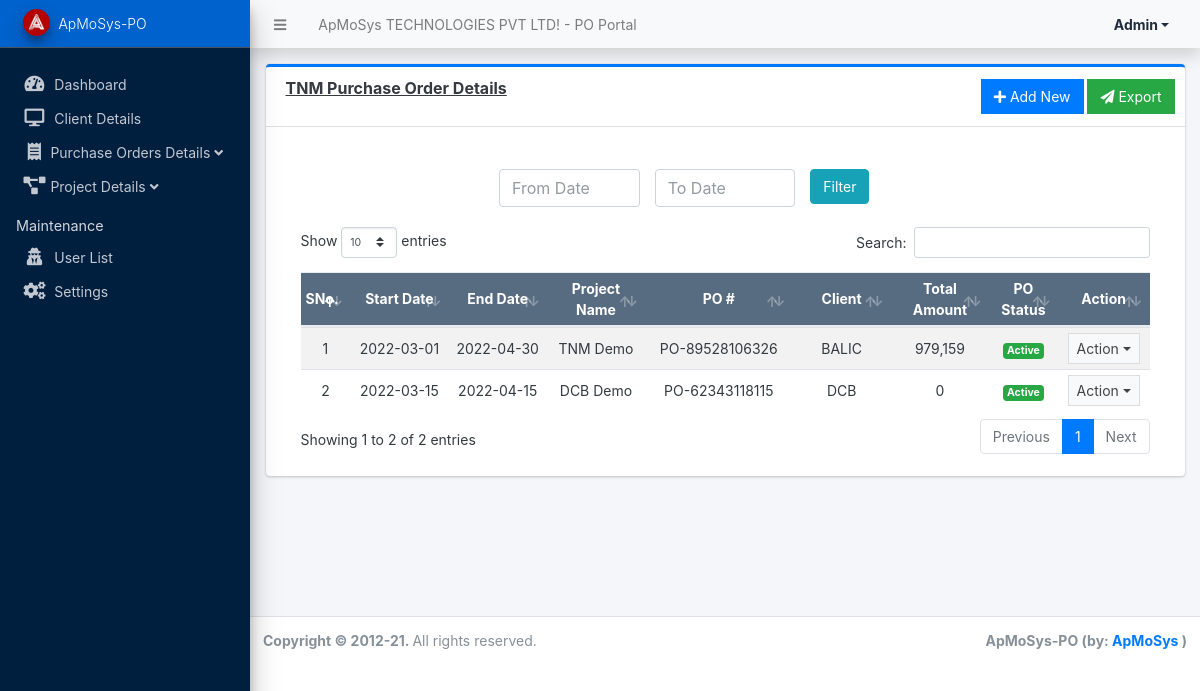
Page /admin/?page=purchase_orders_tnm (signed in) on the committed database.
### tables this page shows
CREATE TABLE `tnm_po_list` (
  `id` int(30) NOT NULL,
  `po_no` varchar(100) NOT NULL,
  `client_id` varchar(30) NOT NULL,
  `project_name` varchar(50) NOT NULL,
  `rm_apmosys` varchar(50) NOT NULL,
  `resource_level` varchar(50) DEFAULT NULL,
  `resource_name` varchar(50) DEFAULT NULL,
  `r_startdate` varchar(20) DEFAULT NULL,
  `r_enddate` varchar(20) DEFAULT NULL,
  `r_status` varchar(50) DEFAULT NULL,
  `monthly_billing` float DEFAULT NULL,
  `project_type` varchar(50) DEFAULT NULL,
  `resource_count` varchar(10) DEFAULT NULL,
  `per_resourcecount` float DEFAULT NULL,
  `tax_percentage` float DEFAULT NULL,
  `tax_amount` float DEFAULT NULL,
  `businesshead_comments` text DEFAULT NULL,
  `accountshead_comments` text DEFAULT NULL,
  `accountsteam_comments` text DEFAULT NULL,
  `director_comments` varchar(50) DEFAULT NULL,
  `status` varchar(11) DEFAULT NULL,
  `date_created` datetime DEFAULT current_timestamp(),
  `date_updated` datetime DEFAULT NULL ON UPDATE current_timestamp(),
  `startdate` varchar(50) DEFAULT NULL,
  `enddate` varchar(50) DEFAULT NULL,
  `businesshead_name` varchar(50) DEFAULT NULL,
  `accountshead_name` varchar(50) DEFAULT NULL,
  `bhead_approval` varchar(50) DEFAULT NULL,
  `ahead_approval` varchar(50) DEFAULT NULL,
  `invoice` varchar(50) DEFAULT NULL,
  `payment` varchar(20) DEFAULT NULL,
  `businessteam_comments` text DEFAULT NULL
);

### classes/DBConnection.php (called while the page is built, shortened)
<?php
class DBConnection{
    private $host = DB_SERVER;
    private $username = DB_USERNAME;
    private $password = DB_PASSWORD;
    private $database = DB_NAME;
    public $conn;
    public function __construct(){
        if (!isset($this->conn)) {
            $this->conn = new mysqli($this->host, $this->username, $this->password, $this->database);
        }
    }
}
?>

### classes/SystemSettings.php (called while the page is built, shortened)
<?php
class SystemSettings extends DBConnection{
	function userdata($field = ''){
		if(!empty($field)){
			if(isset($_SESSION['userdata'][$field]))
				return $_SESSION['userdata'][$field];
			else
				return null;
		}else{
			return false;
		}
	}
}
$_settings = new SystemSettings();
?>

### admin/purchase_orders_tnm/index.php (the view, shortened to what this page needs)
<div class="card card-outline card-primary">
	<div class="card-header">
		<h3 class="card-title"><b><u>TNM Purchase Order Details</b></u></h3>
		<div class="card-tools">
		<?php if($_settings->userdata('type') == 1): ?>
		<a href="?page=purchase_orders_tnm/manage_tnmpo" class="btn btn-flat btn-primary"><span class="fas fa-plus"></span>  Add New</a>
		<?php endif; ?>
		<a href="http://192.168.12.24/purchase_order/admin/purchase_orders_tnm/export.php" class="btn btn-flat btn-success"><span class="fas fa-paper-plane"></span> Export</a>
		</div>
	</div>
	<br /><br />
<div class="row justify-content-center" >
  <div class="col-sm-2"> <input type="search" name="from_date" id="from_date" class="form-control" placeholder="From Date" /></div>
  <div class="col-sm-2"> <input type="search" name="to_date" id="to_date" class="form-control" placeholder="To Date" /></div>
  <div class="col-sm-2"> <input type="button" name="filter" id="filter" value="Filter" class="btn btn-info" /></div>
</div>
	<div class="card-body">
		<div class="container-fluid">
        <div class="container-fluid">
			<table id="purchaseproject" class="table table-hover table-striped">
				<colgroup>
				<col width="5%">
					<col width="10%">
					<col width="10%">
					<col width="10%">
					<col width="15%">
					<col width="10%">
					<?php if($_settings->userdata('type') == 1): ?><col width="10%"><?php endif; ?>
					<col width="7%">
					<col width="7%">
				</colgroup>
				<thead>
					<tr class="bg-navy disabled">
					<th>SNo.</th>
						<th class="text-center">Start Date</th>
						<th class="text-center">End Date</th>
						<th class="text-center">Project Name</th>
						<th class="text-center">PO #</th>
						<th class="text-center">Client</th>
						<?php if($_settings->userdata('type') == 1): ?>
						<th class="text-center">Total Amount</th>
						<?php endif; ?>
						<th class="text-center">PO Status</th>
						<th class="text-center">Action</th>
					</tr>
				</thead>
				<tbody>
					<?php
					$i = 1;
						$qry = $conn->query("SELECT * FROM `tnm_po_list`");
						while($row = $qry->fetch_assoc()):
							$row['total_amount'] = $conn->query("SELECT sum(per_resourcecount * resource_count) as total FROM resource_table where po_id = '{$row['id']}'")->fetch_array()['total'];
					?>
						<tr>
							<td class="text-center"><?php echo $i++; ?></td>
							<td class="text-center"><?php echo $row['startdate'] ?></td>
							<td class="text-center"><?php echo $row['enddate'] ?></td>
							<td class="text-center"><?php echo $row['project_name'] ?></td>
							<td class="text-center"><?php echo $row['po_no'] ?></td>
							<td class="text-center"><?php echo $row['client_id'] ?></td>
							<?php if($_settings->userdata('type') == 1): ?>
							<td class="text-center"><?php echo number_format($row['total_amount']) ?></td>
							<?php endif; ?>
							<td class="text-center">
							<?php
							switch ($row['status']) {
								case 'Active':
									echo '<span class="badge badge-success">Active</span>';
									break;
								}
							?>
							</td>
							<td align="center">
								 <button type="button" class="btn btn-flat btn-default btn-sm dropdown-toggle dropdown-icon" data-toggle="dropdown">
				                  		Action
				                  </button>
							</td>
						</tr>
					<?php endwhile; ?>
				</tbody>
			</table>
		</div>
		</div>
	</div>
</div>

### rows in the picture
tnm_po_list: startdate "2022-03-01", enddate "2022-04-30", project_name "TNM Demo", po_no "PO-89528106326", client "BALIC", total_amount "979,159", status "Active"
tnm_po_list: startdate "2022-03-15", enddate "2022-04-15", project_name "DCB Demo", po_no "PO-62343118115", client "DCB", total_amount "0", status "Active"

### other values in the picture
$_settings->info('name') "ApMoSys TECHNOLOGIES PVT LTD! - PO Portal"
$_settings->userdata('firstname').' '.$_settings->userdata('lastname') "Admin"
$_settings->info('short_name') "ApMoSys-PO"
